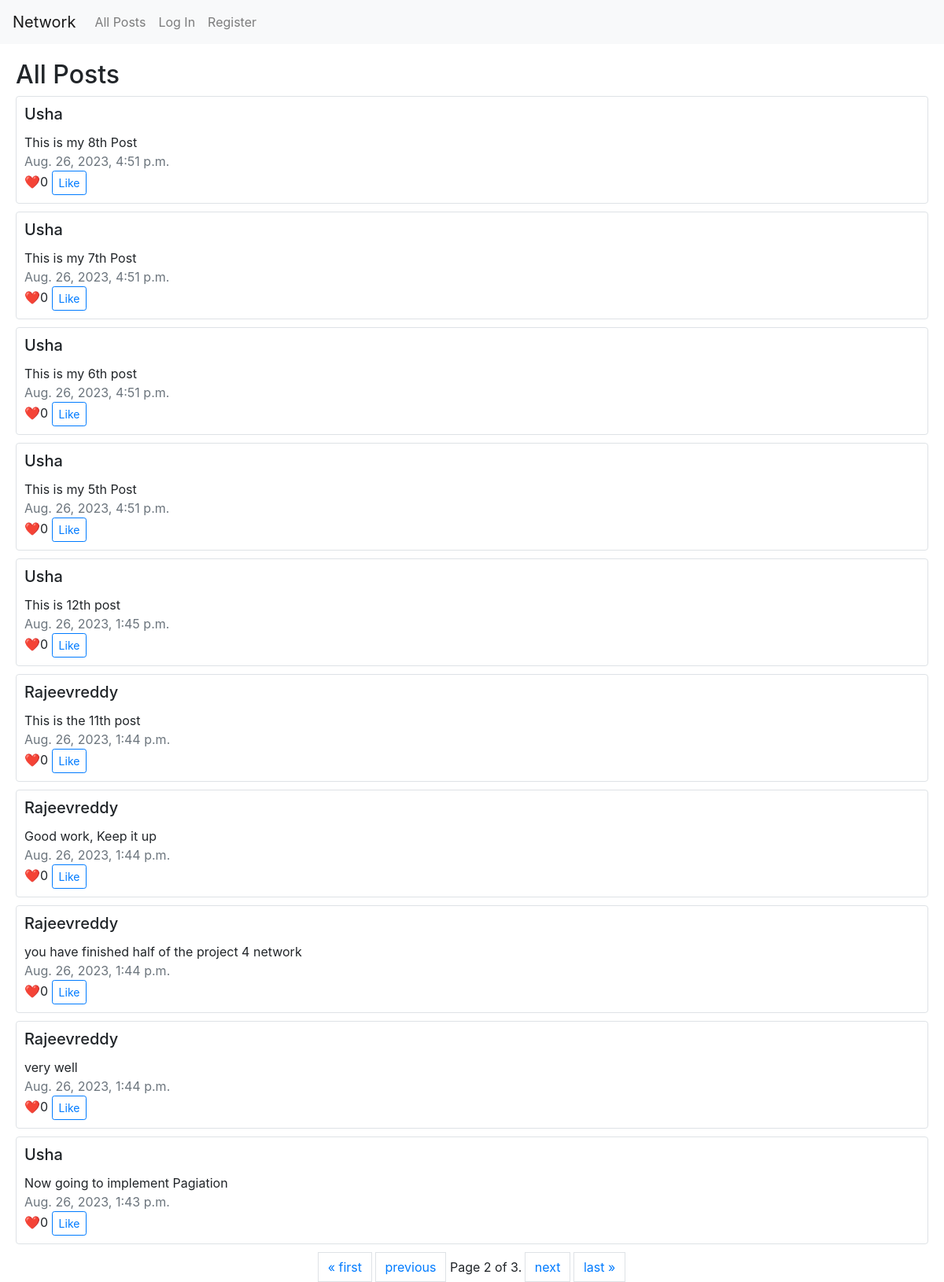
Screenshot of /?page=2 with the database file from the repository.
### network/models.py (models this page shows, shortened)
class Posts(models.Model):
    content = models.TextField(blank=False)
    author = models.ForeignKey(User, on_delete=models.CASCADE, related_name='authored_posts')
    created_at = models.DateTimeField(auto_now_add=True)
    liked = models.ManyToManyField(User, related_name="liked_post", blank=True)

class User(AbstractUser):
    pass

### network/views.py (the view)
# urls.py: path("", views.index, name="index"),
def index(request):
    all_posts = Posts.objects.order_by("-created_at").all()
    paginator = Paginator(all_posts, 10) # show 10 posts per page
    page_number = request.GET.get('page')
    page_obj = paginator.get_page(page_number)
    if request.user.is_authenticated:
        return render(request, "network/index.html", {
            "posts": page_obj,
            "current_user": User.objects.get(id=request.user.id),
        })
    else:
        return render(request, "network/index.html", {
            "posts": page_obj,
            "current_user": None,
        })

### network/templates/network/index.html (shortened to what this page needs)
{% extends "network/layout.html" %}
{% load static %}
{% block body %}
    <h2 style="margin-left: 20px; margin-top: 20px;">All Posts</h2>
    {% for post in posts %}
    <div style="padding-left: 20px; padding-right: 20px; padding-bottom: 10px;">
        <div class="card border" style="padding: 10px;">
            <h5 class="card-title text-capitalize">{{ post.author }}</h5>
            <div class="card-text" id="postContent{{ forloop.counter0 }}">{{ post.content }}</div>
            <div class="text-muted">{{ post.created_at }}</div>
            <div class="card-text">❤️{{ post.liked.count }} <button class="btn btn-sm btn-outline-primary" style="display: block-inline;" id="likeButton">  Like</button></div>
        </div>
    </div>
    {% endfor %}
    <nav aria-label="Page navigation example">
        <div class="pagination justify-content-center">
            <span class="step-links">
                {% if posts.has_previous %}
                    <a class="page-link" href="?page=1" style="display: inline-block">&laquo; first</a>
                    <a class="page-link"href="?page={{ posts.previous_page_number }}" style="display: inline-block">previous</a>
                {% endif %}
                <span class="current" style="display: inline-block">
                    Page {{ posts.number }} of {{ posts.paginator.num_pages }}.
                </span>
                {% if posts.has_next %}
                    <a class="page-link" href="?page={{ posts.next_page_number }}" style="display: inline-block">next</a>
                    <a class="page-link" href="?page={{ posts.paginator.num_pages }}" style="display: inline-block">last &raquo;</a>
                {% endif %}
            </span>
        </div>
    </nav>
{% endblock %}

### rows the page displays
Posts: author "Usha", content "This is my 8th Post", created_at "Aug. 26, 2023, 4:51 p.m.", liked.count "0"
Posts: author "Usha", content "This is my 7th Post", created_at "Aug. 26, 2023, 4:51 p.m.", liked.count "0"
Posts: author "Usha", content "This is my 6th post", created_at "Aug. 26, 2023, 4:51 p.m.", liked.count "0"
Posts: author "Usha", content "This is my 5th Post", created_at "Aug. 26, 2023, 4:51 p.m.", liked.count "0"
Posts: author "Usha", content "This is 12th post", created_at "Aug. 26, 2023, 1:45 p.m.", liked.count "0"
Posts: author "Rajeevreddy", content "This is the 11th post", created_at "Aug. 26, 2023, 1:44 p.m.", liked.count "0"
Posts: author "Rajeevreddy", content "Good work, Keep it up", created_at "Aug. 26, 2023, 1:44 p.m.", liked.count "0"
Posts: author "Rajeevreddy", content "you have finished half of the project 4 network", created_at "Aug. 26, 2023, 1:44 p.m.", liked.count "0"
Posts: author "Rajeevreddy", content "very well", created_at "Aug. 26, 2023, 1:44 p.m.", liked.count "0"
Posts: author "Usha", content "Now going to implement Pagiation", created_at "Aug. 26, 2023, 1:43 p.m.", liked.count "0"

### other values shown
{{ posts.number }} "2"
{{ posts.paginator.num_pages }} "3"
